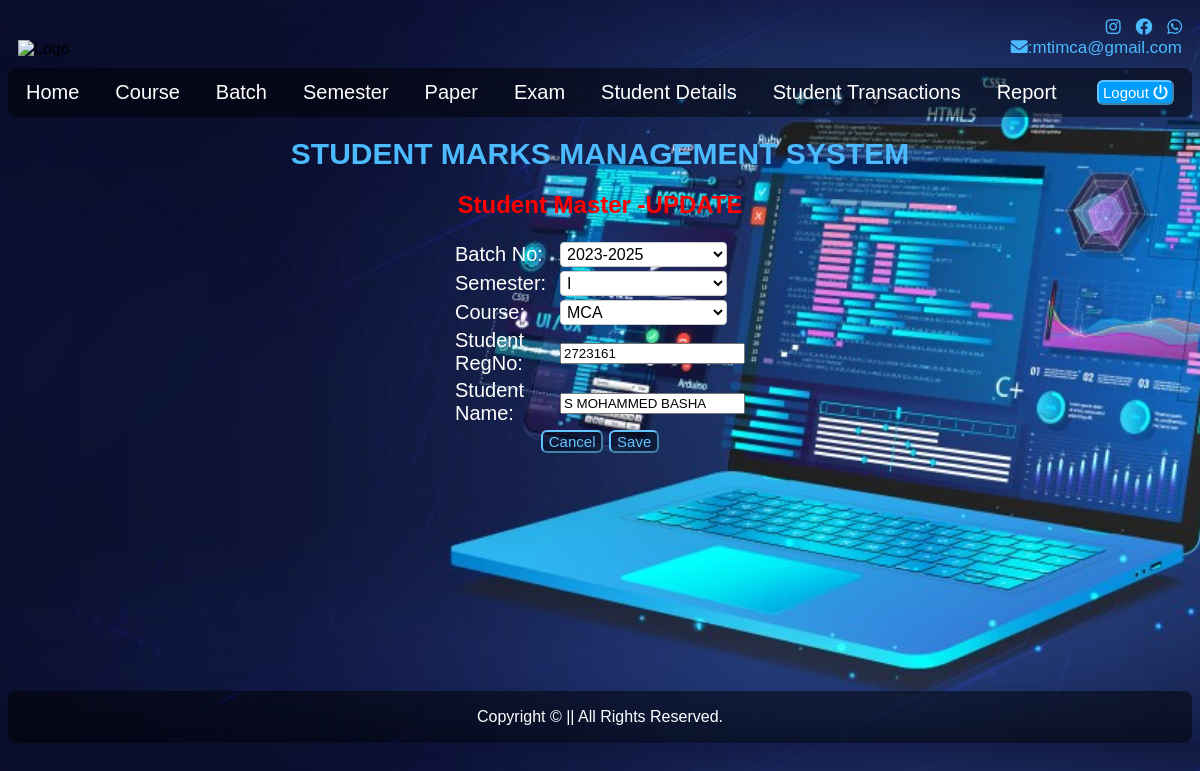
/student/update6/11/, run on the app's committed database.
### student/models.py (models this page shows, shortened)
class BatchMasterModel(models.Model):
    batchid = models.IntegerField(unique=True)
    batchno = models.CharField(max_length =9, unique=True)
    def __str__(self):
        return self.batchno

class SemMasterModel(models.Model):
    semid = models.IntegerField(unique=True)
    sem   = models.CharField(max_length =3,unique=True)
    def __str__(self):
        return self.sem

class CourseMasterModel(models.Model):
    courseid = models.IntegerField(unique=True)
    course   = models.CharField(max_length =4, unique=True)
    def __str__(self):
        return self.course

class StudentMasterModel(models.Model):
    batchno   = models.ForeignKey(BatchMasterModel,on_delete =models.CASCADE)
    sem       = models.ForeignKey(SemMasterModel,on_delete =models.CASCADE)
    course    = models.ForeignKey(CourseMasterModel,on_delete =models.CASCADE)
    studregno = models.IntegerField(unique=True)
    studname  = models.CharField(max_length =30)

### student/views.py (the view)
# urls.py: path('update6/<int:studname_id>/', views.update6, name='update6'),
def update6(request, studname_id):
    student = get_object_or_404(StudentMasterModel, pk=studname_id)
    if request.method == 'POST':
        form = StudentMasterForm(request.POST, instance=student)
        if form.is_valid():
            form.save()
            return redirect(f'{reverse("updatestudent")}?operation=student')
    else:
        form = StudentMasterForm(instance=student)
    return render(request, 'update6.html', {'form': form})

### student/forms.py (shortened to what this page needs)
class StudentMasterForm(forms.ModelForm):
    batchno = forms.ModelChoiceField(queryset=BatchMasterModel.objects.all())
    sem = forms.ModelChoiceField(queryset=SemMasterModel.objects.all())
    course = forms.ModelChoiceField(queryset=CourseMasterModel.objects.all())
    class Meta:
        model = StudentMasterModel
        fields = ['batchno', 'sem', 'course', 'studregno', 'studname']

### student/templates/update6.html (shortened to what this page needs)
{% extends "master.html" %}
{% block content %}
<div align="center" style="color: white;">
    <h1>Student Master -UPDATE</h1>
    <form method="post">
        <table style="background-color: transparent; width: 25%; font-size: 20px;">
            <tr>
                <td><label for="BatchNo">Batch No:</label></td>
                <td>
                    {{form.batchno}}
                </td>
            </tr>
            <tr>
                <td><label for="Sem">Semester:</label></td>
                <td>
                    {{form.sem}}
                </td>
            </tr>
            <tr>
                <td><label for="Course">Course:</label></td>
                <td>
                    {{form.course}}
                </td>
            </tr>
            <tr>
                <td><label for="StudentRegNo">Student RegNo:</label></td>
                <td>{{form.studregno}}</td>
            </tr>
            <tr>
                <td><label for="StudentName">Student Name:</label></td>
                <td>{{form.studname}}</td>
            </tr>
            <tr>
                <td colspan="2" align="center">
                    <a href="{% url 'updatestudent' %}"><button type="button">Cancel</button></a>
                    <button type="submit">Save</button>
                </td>
            </tr>
        </table>
    </form>
</div>
{% endblock %}

### student/static/css/styles.css (style rules this page uses)
body { font-family: Arial, Helvetica, sans-serif; background-size:cover; background-position:center; margin-bottom: 0; }
h1 { color:#ff0000; }
table { background-color: #0000007f; }
button { border: 2px 2px; border-color: #63c3ff; border-radius: 6px; padding:1px 6px; font-size: 15px; color: #63c3ff; background-color: #00000063; }

### student/templates/update6.html (style rules this page uses)
select { width: 90%; padding: 2px; border-radius: 4px; border: 1px solid #ccc; background-color: #fff; color: #000; font-size: 16px; }
option { color: #000; background-color: #fff; padding: 10px; }

### data on the page
BatchMasterModel: batchno "2023-2025"
SemMasterModel: sem "I"
CourseMasterModel: course "MCA"
StudentMasterModel: studregno "2723161", studname "S MOHAMMED BASHA"
